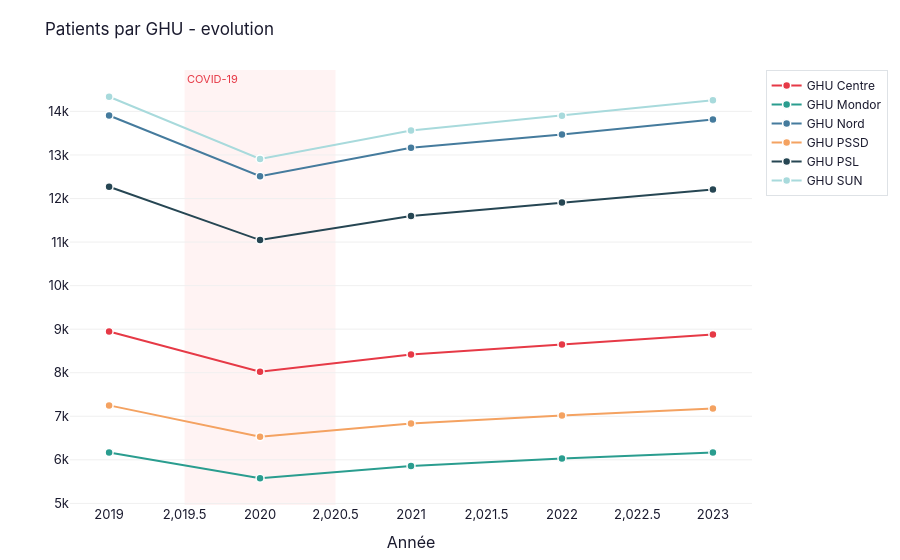

Notebook code for this chart:
### Code cell
fig_repart_lines = line_evolution(ghu_total_all, 'annee', 'nb_patients', 'entite',
                                  'Patients par GHU - evolution', entities=GHU_LIST)
fig_repart_lines.show()

### Figure 1 — Plotly figure (JSON) as saved in the notebook; plotly's stock layout.template omitted (floating-point values rounded to 4 significant figures)
{"data": [{"customdata": [null, "-10.3%", "+4.9%", "+2.7%", "+2.7%"], "hovertemplate": "<b>GHU Centre</b><br>%{y:,.0f}<br>Évol. N-1 : %{customdata}<extra></extra>", "line": {"color": "#E63946", "dash": "solid", "width": 2}, "marker": {"color": "#E63946", "line": {"color": "white", "width": 1.5}, "size": 8}, "mode": "lines+markers", "name": "GHU Centre", "type": "scatter", "x": [2019, 2020, 2021, 2022, 2023], "y": [8945, 8023, 8418, 8647, 8878]}, {"customdata": [null, "-9.6%", "+5.1%", "+2.9%", "+2.2%"], "hovertemplate": "<b>GHU Mondor</b><br>%{y:,.0f}<br>Évol. N-1 : %{customdata}<extra></extra>", "line": {"color": "#2A9D8F", "dash": "solid", "width": 2}, "marker": {"color": "#2A9D8F", "line": {"color": "white", "width": 1.5}, "size": 8}, "mode": "lines+markers", "name": "GHU Mondor", "type": "scatter", "x": [2019, 2020, 2021, 2022, 2023], "y": [6167, 5577, 5861, 6031, 6166]}, {"customdata": [null, "-10.0%", "+5.2%", "+2.3%", "+2.6%"], "hovertemplate": "<b>GHU Nord</b><br>%{y:,.0f}<br>Évol. N-1 : %{customdata}<extra></extra>", "line": {"color": "#457B9D", "dash": "solid", "width": 2}, "marker": {"color": "#457B9D", "line": {"color": "white", "width": 1.5}, "size": 8}, "mode": "lines+markers", "name": "GHU Nord", "type": "scatter", "x": [2019, 2020, 2021, 2022, 2023], "y": [13907, 12511, 13164, 13473, 13817]}, {"customdata": [null, "-10.0%", "+4.7%", "+2.7%", "+2.3%"], "hovertemplate": "<b>GHU PSSD</b><br>%{y:,.0f}<br>Évol. N-1 : %{customdata}<extra></extra>", "line": {"color": "#F4A261", "dash": "solid", "width": 2}, "marker": {"color": "#F4A261", "line": {"color": "white", "width": 1.5}, "size": 8}, "mode": "lines+markers", "name": "GHU PSSD", "type": "scatter", "x": [2019, 2020, 2021, 2022, 2023], "y": [7250, 6528, 6836, 7020, 7179]}, {"customdata": [null, "-10.0%", "+5.0%", "+2.7%", "+2.5%"], "hovertemplate": "<b>GHU PSL</b><br>%{y:,.0f}<br>Évol. N-1 : %{customdata}<extra></extra>", "line": {"color": "#264653", "dash": "solid", "width": 2}, "marker": {"color": "#264653", "line": {"color": "white", "width": 1.5}, "size": 8}, "mode": "lines+markers", "name": "GHU PSL", "type": "scatter", "x": [2019, 2020, 2021, 2022, 2023], "y": [12269, 11046, 11601, 11910, 12205]}, {"customdata": [null, "-10.0%", "+5.1%", "+2.5%", "+2.5%"], "hovertemplate": "<b>GHU SUN</b><br>%{y:,.0f}<br>Évol. N-1 : %{customdata}<extra></extra>", "line": {"color": "#A8DADC", "dash": "solid", "width": 2}, "marker": {"color": "#A8DADC", "line": {"color": "white", "width": 1.5}, "size": 8}, "mode": "lines+markers", "name": "GHU SUN", "type": "scatter", "x": [2019, 2020, 2021, 2022, 2023], "y": [14337, 12909, 13564, 13903, 14255]}], "layout": {"annotations": [{"font": {"color": "#E63946", "size": 11}, "showarrow": false, "text": "COVID-19", "x": 2020.0, "xanchor": "left", "xref": "x", "y": 1, "yanchor": "top", "yref": "y domain"}], "font": {"color": "#1A1A2E", "family": "Inter, Arial, sans-serif", "size": 13}, "hovermode": "x unified", "legend": {"bgcolor": "rgba(255,255,255,0.95)", "bordercolor": "#DEE2E6", "borderwidth": 1, "font": {"size": 12}}, "margin": {"b": 50, "l": 70, "r": 30, "t": 70}, "paper_bgcolor": "white", "plot_bgcolor": "white", "shapes": [{"fillcolor": "#FFE8E8", "layer": "below", "line": {"width": 0}, "opacity": 0.5, "type": "rect", "x0": 2020.0, "x1": 2020.0, "xref": "x", "y0": 0, "y1": 1, "yref": "y domain"}], "title": {"font": {"size": 17}, "text": "Patients par GHU - evolution"}, "xaxis": {"showgrid": false, "title": {"text": "Année"}, "zeroline": false}, "yaxis": {"gridcolor": "#F0F0F0", "showgrid": true, "title": {"text": ""}, "zeroline": false}}}
